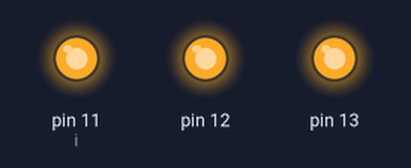
Bench run of a sketch on a simulated Arduino Uno, built with avr-gcc and run on an emulated ATmega328P. Parts: output pins drawn as LEDs (lit = HIGH).

Above: at 0.7 s.
At 5.2 s:
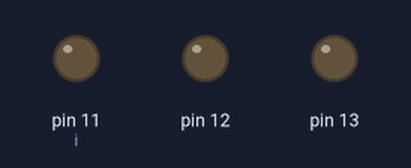
Timing chart, 0 to 6.9 s (numbered marks = the images above):
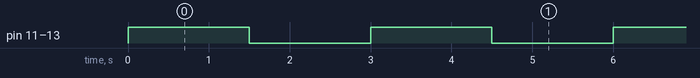

Measured:
- by itself, pin 11 (i), pin 12, pin 13: alternates HIGH for 1.5 s and LOW for 1.5 s

The sketch:

Ejercicio_1.ino
```cpp
void setup() {
  //Pin para el led rojo
  pinMode(13,OUTPUT);
  //Pin para el led verde
  pinMode(12,OUTPUT);
  //Pin para el led amarillo
  pinMode(11,OUTPUT);

}

void loop() {
  // Para cada iteración, enciende los 3 leds
  int i = 11;
  for (i;i<14;i++){
    digitalWrite(i, HIGH);
  }
  // Espera un segundo y medio
  delay(1500);
  // Apaga los 3 leds
  i = 11;
  for (i;i<14;i++){
    digitalWrite(i, LOW);
  }
  delay(1500);

}
```
